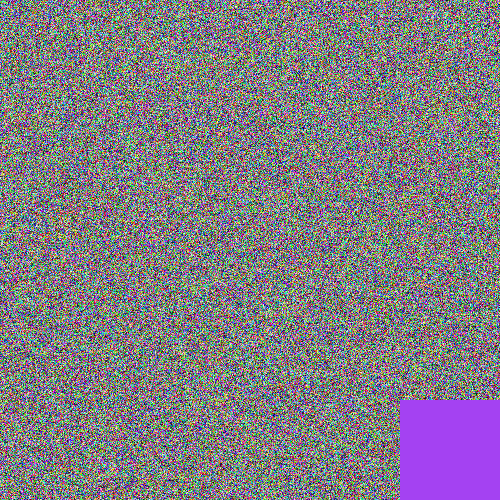
Frame 1 (no input)
Frame 60 (the mouse pressed at the canvas centre just before this capture): identical to frame 1, image omitted
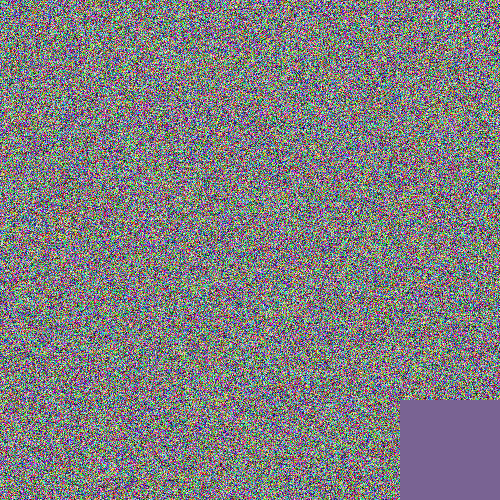
Frame 120 (the mouse held since frame 60 and released just before this capture)

The Processing sketch that drew these frames (run headless with seeded random() and noise(); from frame 60 on, the mouse is pressed at the canvas centre):

// Processing sketch: Class20_06_RandomPixelsGetColors
// ── Class20_06_RandomPixelsGetColors.pde
// this sketch makes a random color
// with the pixels array
// and tells the user what color
// the mouse hovers over.

color mouseColor;
float mouseR, mouseG, mouseB;

void setup() {
  size(500, 500);

  loadPixels();
  for (int x = 0; x < width; x++) {
    for (int y = 0; y < height; y++) {
      int rR = floor(random(0, 255));
      int rG = floor(random(0, 255));
      int rB = floor(random(0, 255));
      color c = color(rR, rG, rB);
      pixels[(height*y)+x] = c;
    }
  }
  updatePixels();
}

void draw() {
  mouseColor = get(mouseX, mouseY);
  mouseR = red(mouseColor);
  mouseG = green(mouseColor);
  mouseB = blue(mouseColor);
  println(mouseR+" "+mouseG+" "+mouseB);
  for (int x = width-100; x < width; x++) {
    for (int y = height-100; y < height; y++) {
      set(x, y, mouseColor);
    }
  }
}
